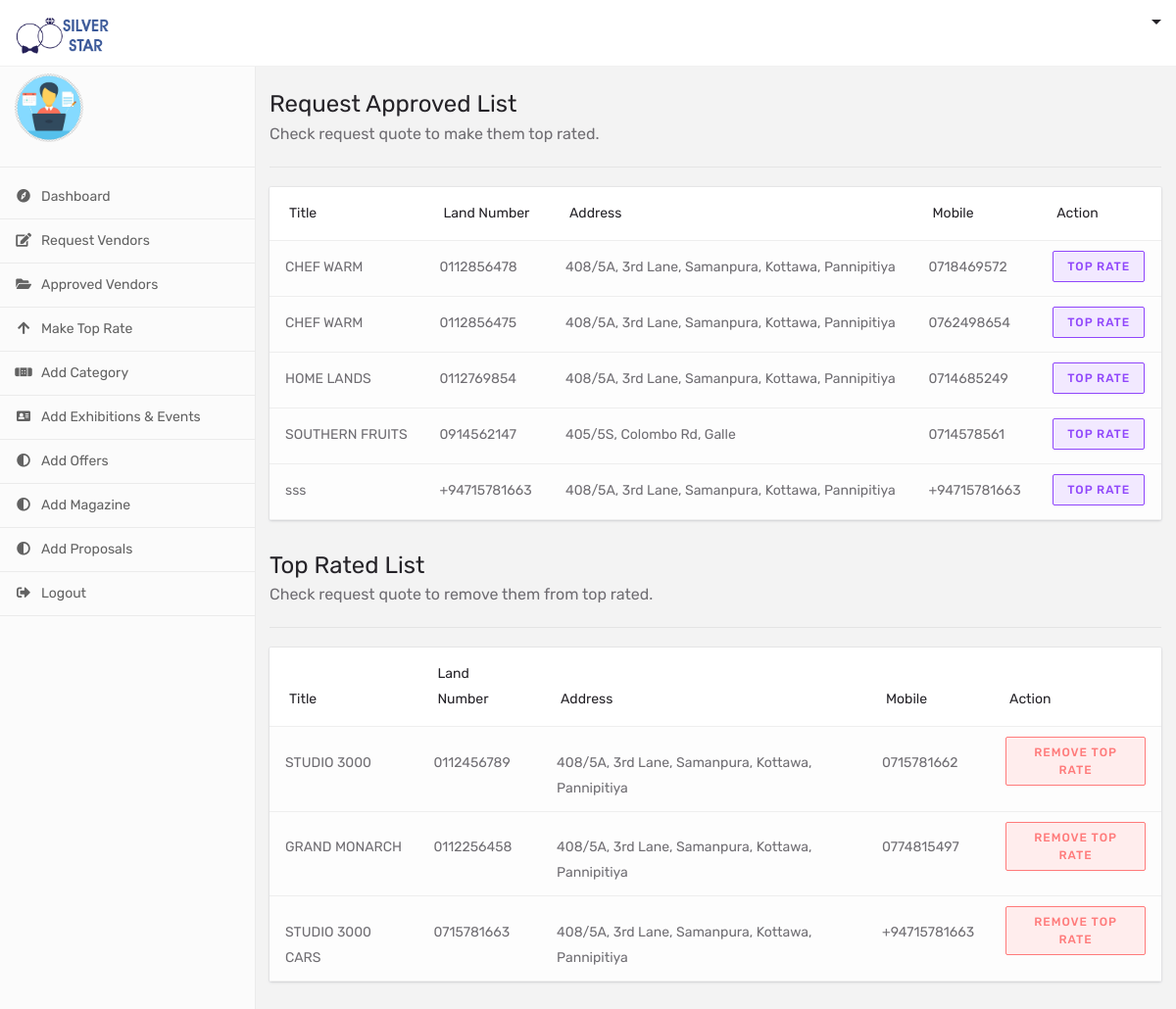
Page /admin/admin-dashboard-toprate-quote.php on the committed database.
### tables this page shows
CREATE TABLE `newlisting` (
  `idnewlisting` int(10) UNSIGNED NOT NULL,
  `title` varchar(255) NOT NULL,
  `tel` varchar(45) NOT NULL,
  `address` longtext NOT NULL,
  `web` longtext NOT NULL,
  `descripton` longtext NOT NULL,
  `lat` varchar(45) NOT NULL,
  `longtitude` varchar(45) NOT NULL,
  `imageven` varchar(255) NOT NULL,
  `videolink` varchar(255) NOT NULL,
  `fb` varchar(255) NOT NULL,
  `twt` varchar(255) NOT NULL,
  `insta` varchar(255) NOT NULL,
  `regdate` varchar(45) NOT NULL,
  `approveflag` varchar(45) NOT NULL,
  `delflag` varchar(45) NOT NULL,
  `venid` varchar(45) NOT NULL,
  `mobileno` varchar(45) NOT NULL,
  `topflag` varchar(45) NOT NULL
);

### admin/admin-dashboard-toprate-quote.php (the view, shortened to what this page needs)
<!DOCTYPE html>
<html lang="en">
<head>
    <link href="../css/bootstrap.min.css" rel="stylesheet">
    <link href="../fontawesome/css/fontawesome-all.css" rel="stylesheet">
    <link href="../fontello/css/fontello.css" rel="stylesheet">
    <link href="../css/style.css" rel="stylesheet">
        <link href="../css/offcanvas.css" rel="stylesheet">
</head>
<body class="body-bg">
    <div class="dashboard-header">
        <?php include "../admin/menu.php";?>
    </div>
    <div class="dashboard-wrapper">
        <?php include "../admin/sidemenu.php";?>
        <div class="dashboard-content">
            <div class="container">
                <div class="row">
                    <div class="col-xl-12 col-lg-12 col-md-12 col-sm-12 col-12">
                        <div class="dashboard-page-header">
                            <div class="row">
                                <div class="col-xl-12 col-lg-12 col-md-12 col-sm-12 col-12">
                                    <h3 class="dashboard-page-title">Request Approved List</h3>
                                    <p>Check request quote to make them top rated.</p>
                                </div>
                            </div>
                        </div>
                        <div class="card request-list-table table-responsive">
                            <table class="table">
                                <thead>
                                    <tr>
                                        <th>Title</th>
                                        <th>Land Number</th>
                                        <th>Address</th>
                                        <th>Mobile</th>
                                        <th>Action</th>
                                    </tr>
                                </thead>
                                <tbody>
                                     <?php
                                        include "../admin/connection/DB.php";
                                        $resultsetGetList = mysqli_query($connection, "SELECT * FROM newlisting WHERE approveflag='1' AND delflag='0' AND topflag='0'");
                                        while ($row = mysqli_fetch_row($resultsetGetList)) {
                                    ?>
                                    <tr>
                                        <td class="requester-name"><?php echo $row[1];?></td>
                                        <td class="wedding-date"><?php echo $row[2];?></td>
                                        <td class="requester-id"><?php echo $row[3];?></td>
                                        <td class="requester-phone"><?php echo $row[17];?></td>
                                        <td class="requester-action"><a href=../admin/controller/toprate.php?id=<?php echo $row[0];?> class="btn btn-outline-violate btn-xs ">Top Rate</a></td>
                                    </tr>
                                <?php } ?>
                                </tbody>
                            </table>
                        </div>
                    </div>
                </div>
                <div class="row">
                    <div class="col-xl-12 col-lg-12 col-md-12 col-sm-12 col-12">
                        <div class="dashboard-page-header">
                            <div class="row">
                                <div class="col-xl-12 col-lg-12 col-md-12 col-sm-12 col-12">
                                    <h3 class="dashboard-page-title">Top Rated List</h3>
                                    <p>Check request quote to remove them from top rated.</p>
                                </div>
                            </div>
                        </div>
                        <div class="card request-list-table table-responsive">
                            <table class="table">
                                <thead>
                                    <tr>
                                        <th>Title</th>
                                        <th>Land Number</th>
                                        <th>Address</th>
                                        <th>Mobile</th>
                                        <th>Action</th>
                                    </tr>
                                </thead>
                                <tbody>
                                     <?php
                                        include "../admin/connection/DB.php";
                                        $resultsetGetList = mysqli_query($connection, "SELECT * FROM newlisting WHERE approveflag='1' AND delflag='0' AND topflag='1'");
                                        while ($row = mysqli_fetch_row($resultsetGetList)) {
                                    ?>
                                    <tr>
                                        <td class="requester-name"><?php echo $row[1];?></td>
                                        <td class="wedding-date"><?php echo $row[2];?></td>
                                        <td class="requester-id"><?php echo $row[3];?></td>
                                        <td class="requester-phone"><?php echo $row[17];?></td>
                                        <td class="requester-action"><a href=../admin/controller/toprateremove.php?id=<?php echo $row[0];?> class="btn btn-outline-pink btn-xs ">Remove Top Rate</a></td>
                                    </tr>
                                <?php } ?>
                                </tbody>
                            </table>
                        </div>
                    </div>
                </div>
            </div>
        </div>
    </div>
</body>
</html>

### css/offcanvas.css (style rules this page uses)
html, body { overflow-x: hidden; }

### rows in the picture
newlisting: title "CHEF WARM", tel "0112856478", address "408/5A, 3rd Lane, Samanpura, Kottawa, Pannipitiya", mobileno "0718469572"
newlisting: title "CHEF WARM", tel "0112856475", address "408/5A, 3rd Lane, Samanpura, Kottawa, Pannipitiya", mobileno "0762498654"
newlisting: title "HOME LANDS", tel "0112769854", address "408/5A, 3rd Lane, Samanpura, Kottawa, Pannipitiya", mobileno "0714685249"
newlisting: title "SOUTHERN FRUITS", tel "0914562147", address "405/5S, Colombo Rd, Galle", mobileno "0714578561"
newlisting: title "sss", tel "+94715781663", address "408/5A, 3rd Lane, Samanpura, Kottawa, Pannipitiya", mobileno "+94715781663"
newlisting: title "STUDIO 3000", tel "0112456789", address "408/5A, 3rd Lane, Samanpura, Kottawa, Pannipitiya", mobileno "0715781662"
newlisting: title "GRAND MONARCH", tel "0112256458", address "408/5A, 3rd Lane, Samanpura, Kottawa, Pannipitiya", mobileno "0774815497"
newlisting: title "STUDIO 3000 CARS", tel "0715781663", address "408/5A, 3rd Lane, Samanpura, Kottawa, Pannipitiya", mobileno "+94715781663"
